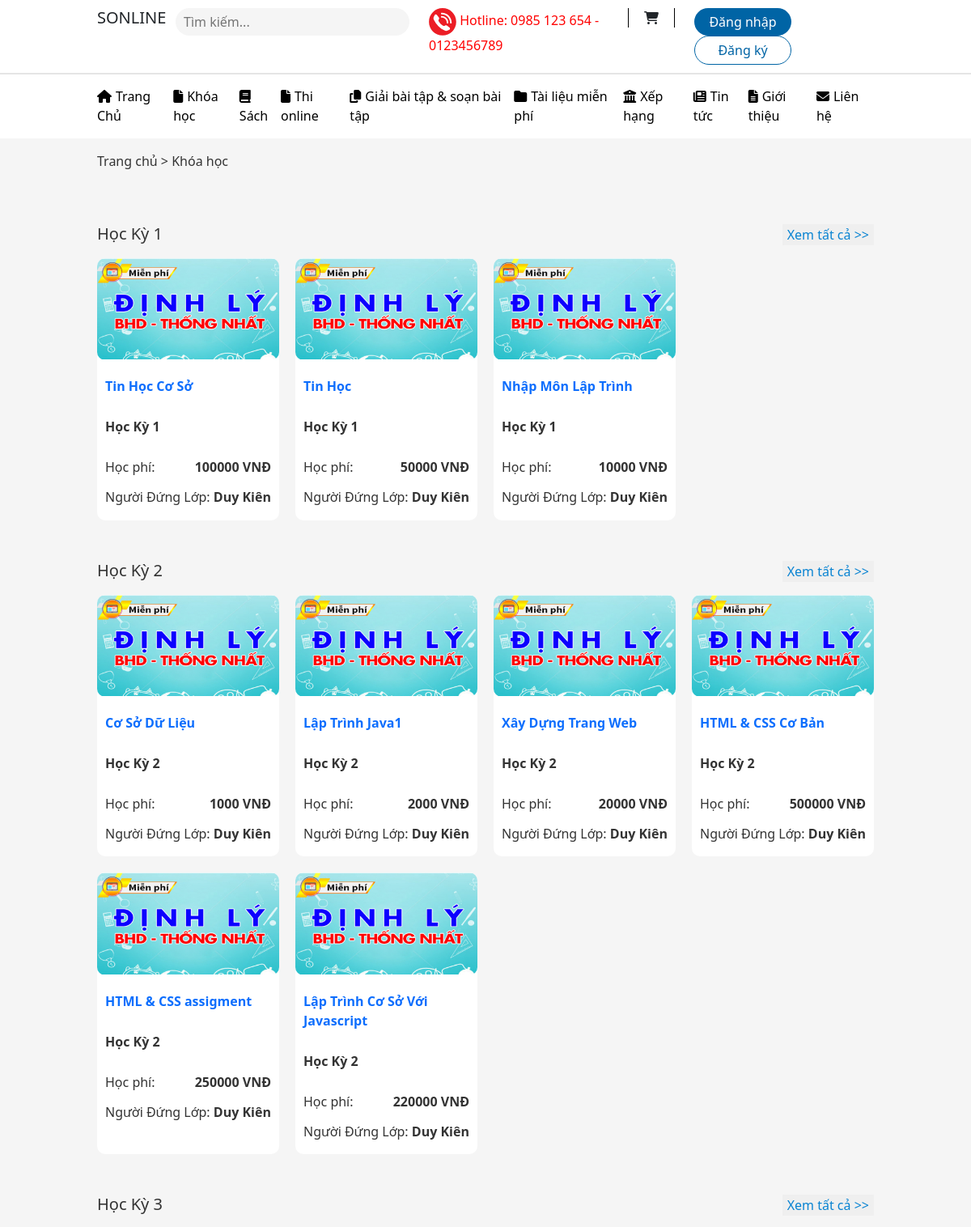
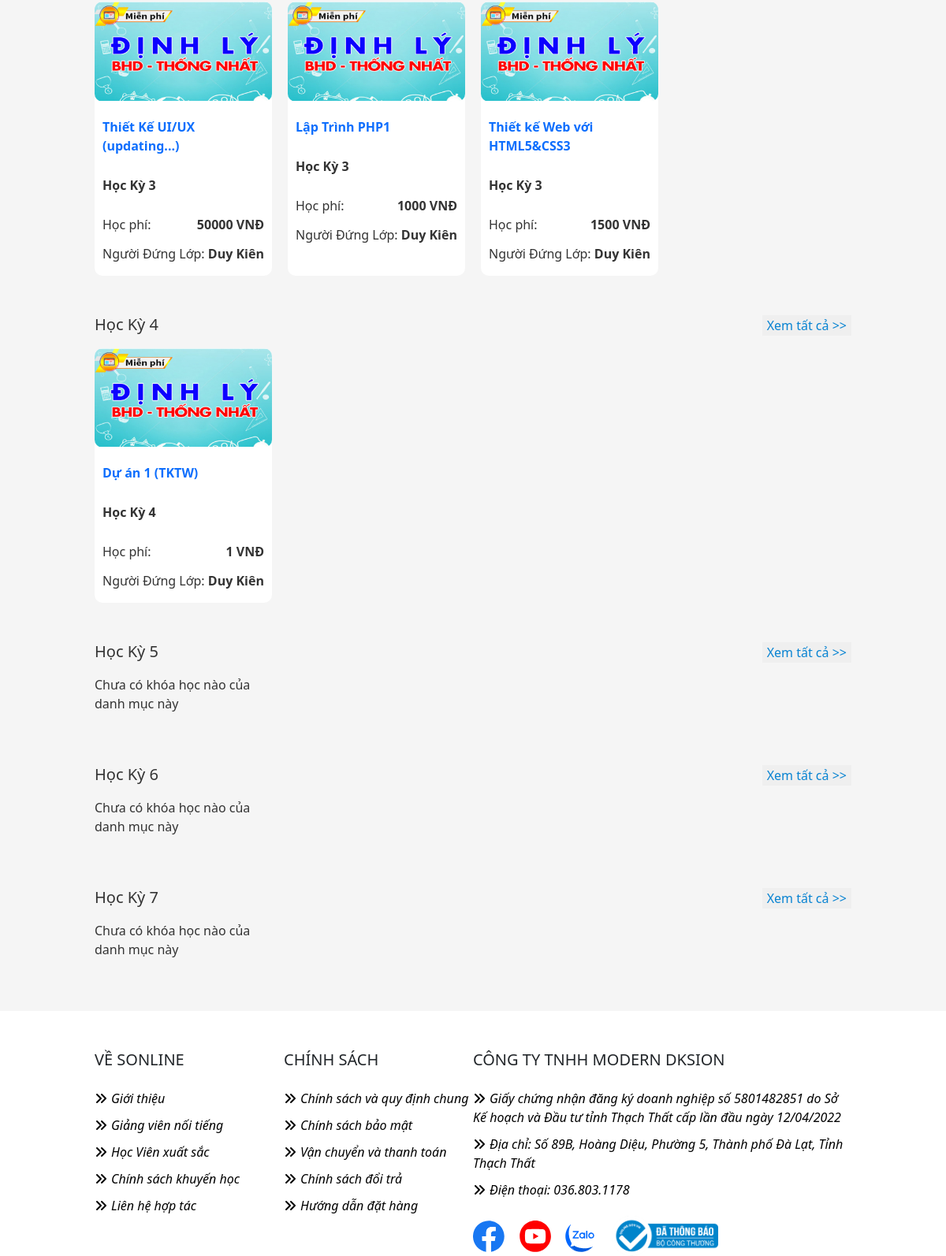
Page /?module=course&action=lists on the committed database (2 pictures, top to bottom).
### tables this page shows
CREATE TABLE `course_category` (
  `id` int(11) NOT NULL,
  `title` varchar(100) NOT NULL,
  `user_id` int(11) NOT NULL,
  `create_at` timestamp NOT NULL DEFAULT current_timestamp() ON UPDATE current_timestamp(),
  `update_at` timestamp NOT NULL DEFAULT current_timestamp()
);

CREATE TABLE `course` (
  `id` int(11) NOT NULL,
  `title` varchar(200) DEFAULT NULL,
  `cate_id` int(11) DEFAULT NULL,
  `thumbnail` varchar(255) DEFAULT NULL,
  `price` float DEFAULT NULL,
  `teacher_id` int(11) DEFAULT NULL,
  `create_at` timestamp NULL DEFAULT NULL,
  `update_at` timestamp NULL DEFAULT NULL
);

CREATE TABLE `teacher` (
  `id` int(11) NOT NULL,
  `fullname` varchar(100) DEFAULT NULL,
  `email` varchar(100) DEFAULT NULL,
  `phone` varchar(20) DEFAULT NULL,
  `exp` int(11) DEFAULT NULL,
  `password` varchar(100) DEFAULT NULL,
  `group_id` int(11) DEFAULT NULL,
  `create_at` timestamp NULL DEFAULT NULL,
  `update_at` timestamp NULL DEFAULT NULL
);

### core/helpers.php (called while the page is built, shortened)
<?php
function viewClient($data = [], $action = '')
{
    $module = 'home';
    $action = 'home';
    if (!empty($_GET['module'])) {
        $module = $_GET['module'];
    }
    if (!empty($_GET['action'])) {
        $action = $_GET['action'];
    }
    require_once './clients/' . $module . '/views/' . $action . '.php';
}

### clients/course/controller/lists.php (called while the page is built, shortened)
<?php
$course_category = getAllCate();
$course = [];
if (!empty($course_category)) {
    foreach ($course_category as $key => $item) {
        $course[$key] = getAllCourseId($item['id']);
    }
}
$course = array_filter($course);
$data = [
    'course_category' => getAllCate(),
    'course_detail' => $course,
];
viewClient($data);

### core/database.php (called while the page is built, shortened)
<?php
function query($sql, $data = [], $statementStatus = false)
{
    global $conn;
    $query = false;
    try {
        $statement = $conn->prepare($sql);
        if (empty($data)) {
            $query = $statement->execute();
        } else {
            $query = $statement->execute($data);
        }
    } catch (Exception $exception) {
        echo $exception->getMessage() . '<br/>';
        echo $exception->getFile() . ' - ' . $exception->getLine();
        die();
    }
    if ($statementStatus && $query) {
        return $statement;
    }
    return $query;
}
function getRaw($sql)
{
    $statement = query($sql, [], true);
    if (is_object($statement)) {
        $dataFetch = $statement->fetchAll(PDO::FETCH_ASSOC);
        return $dataFetch;
    }
    return false;
}

### clients/course/model/course.php (called while the page is built, shortened)
<?php
function getAllCate()
{
    $sql = "SELECT * FROM course_category";
    $data = getRaw($sql);
    return $data;
}
function getAllCourseId($id)
{
    $sql = "SELECT course.*, fullname, course_category.title as cate_name FROM course INNER JOIN teacher ON teacher.id=course.teacher_id INNER JOIN course_category ON course_category.id=course.cate_id WHERE course.cate_id = '$id' ORDER BY course.cate_id DESC";
    $data = getRaw($sql);
    return $data;
}

### clients/course/views/lists.php (the view, shortened to what this page needs)
<p class="py-3">Trang chủ > Khóa học</p>
<div>
    <?php if (!empty($data['course_category'])) :
        foreach ($data['course_category'] as $key => $value) :
    ?>
    <div class="title__text">
        <h4 class="text-left reset"><?php echo $value['title'] ?></h4>
        <a href="#"><button class="title__button">Xem tất cả >></button></a>
    </div>
    <div class="course">
        <?php if (!empty($data['course_detail'][$key])) :
                    foreach ($data['course_detail'][$key] as $item) : ?>
        <div class="course__content">
            <a href="?module=course&action=detail&course_id=<?php echo $item['id'] ?>"> <img
                    src="<?php echo _WEB_HOST_TEMPLATE ?>/images/course1.jpg" alt=""></a>
            <div class="course__padding">
                <a href="?module=course&action=detail&course_id=<?php echo $item['id'] ?>">
                    <p><b><?php echo $item['title'] ?></b></p>
                </a>
                <p><b><?php echo $value['title'] ?></b></p>
                <div class="course__item">
                    <p>Học phí:</p>
                    <b class="course__price"><?php echo $item['price'] ?> VNĐ</b>
                </div>
                <h6>Người Đứng Lớp: <b><?php echo $item['fullname'] ?></b></h6>
            </div>
        </div>
        <?php endforeach;
                else : ?>
        <p>Chưa có khóa học nào của danh mục này</p>
        <?php
                endif; ?>
    </div>
    <?php endforeach;
    endif; ?>
</div>
</div>

### public/assets/clients/templates/header.php (shortened to what this page needs)
<!DOCTYPE html>
<html lang="en">
<head>
    <link rel="stylesheet" href="<?php echo _WEB_HOST_TEMPLATE ?>/css/bootstrap.min.css">
    <link rel="stylesheet" href="https://cdnjs.cloudflare.com/ajax/libs/font-awesome/6.4.2/css/all.min.css" />
    <link rel="stylesheet" href="<?php echo _WEB_HOST_TEMPLATE ?>/css/login.css?ver=<?php echo rand() ?>">
    <link rel="stylesheet" href="<?php echo _WEB_HOST_TEMPLATE ?>/css/course.css?ver=<?php echo rand() ?>">
    <link rel="stylesheet" href="<?php echo _WEB_HOST_TEMPLATE ?>/css/style.css?ver=<?php echo rand() ?>">
</head>
<body>
    <header>
        <div class="row">
            <div class="col-1">
                <div class="header__logo">
                    <h4 style="padding: 0;">SONLINE</h4>
                </div>
            </div>
            <div class="col-4">
                <div class="header__search">
                    <input type="search" placeholder="Tìm kiếm..." class="header__input">
                </div>
            </div>
            <div class="col-3">
                <div class="header__hotline">
                    <img src="<?php echo _WEB_HOST_TEMPLATE ?>/images/phone.svg" alt="">
                    <span class="hotline__span">Hotline: 0985 123 654 - 0123456789</span>
                </div>
            </div>
            <div class="col-1">
                <div class="header__cart">
                    <i class="fa fa-shopping-cart"></i>
                </div>
            </div>
            <div class="col-3">
                <?php if (empty($_SESSION["login"]) && empty($_SESSION['login_teacher'])) : ?>
                <div class="header__button">
                    <a href="?module=member&action=login"><button class="header__login">Đăng nhập</button></a>
                    <a href="?module=member&action=register"><button class="header__register">Đăng ký</button></a>
                </div>
                <?php else :  ?>
                <p class="d-flex justify-content-end"><a href="?module=member&action=logout"><button
                            class="btn btn-warning btn-sm">Đăng
                            xuất</button></a></p>
                <?php endif ?>
            </div>
        </div>
    </header>
    <div class="line"></div>
    <nav class="menu">
        <ul>
            <li><a href="?module=home&action=home"><i class="fa fa-home"></i>Trang Chủ</a></li>
            <li><a href="?module=course&action=lists"><i class="fa fa-file"></i>Khóa học</a></li>
            <li><a href="?module=book&action=lists"><i class="fa fa-book"></i>Sách</a></li>
            <li><a href="?module=exam_online&action=lists"><i class="fa fa-file"></i>Thi online</a></li>
            <li><a href="?module=exercise&action=lists"><i class="fa fa-copy"></i>Giải bài tập & soạn bài tập</a></li>
            <li><a href="?module=document&action=lists"><i class="fa fa-folder"></i>Tài liệu miễn phí</a></li>
            <li><a href="?module=ranking&action=lists"><i class="fa fa-university"></i>Xếp hạng</a></li>
            <li><a href="?module=news&action=lists"><i class="fa fa-newspaper"></i>Tin tức</a></li>
            <li><a href="?module=aboutus&action=introduce"><i class="fa fa-file-alt"></i>Giới thiệu</a></li>
            <li><a href="?module=contacts&action=contact"><i class="fa fa-envelope"></i>Liên hệ</a></li>
        </ul>
    </nav>
    <main>
        <div class="main">

### index.php (shortened to what this page needs)
<?php
require_once './configs/database.php';
require_once './core/connection.php';
require_once './core/database.php';
require_once './core/helpers.php';
require_once './public/assets/clients/templates/header.php';
$module = _MODULE_DEFAULT;
$action = _ACTION_DEFAULT;
if (!empty($_GET['module'])) {
    $module = $_GET['module'];
}
if (!empty($_GET['action'])) {
    $action = $_GET['action'];
}
$path = 'clients/' . $module . '/controller/' . $action . '.php';
if (file_exists($path)) {
    require_once $path;
} else {
    require_once 'app/errors/404.php';
}
require_once './public/assets/clients/templates/footer.php';

### public/assets/clients/templates/footer.php (shortened to what this page needs)
</main>
<div class="distance"></div>
<footer>
    <div class="footer__grid">
        <div class="footer__item footer__column1">
            <h5>VỀ SONLINE</h5>
            <ul>
                <li><a href="#"><i class="fa fa-angle-double-right"></i>Giới thiệu</a></li>
                <li><a href="#"><i class="fa fa-angle-double-right"></i>Giảng viên nối tiếng</a></li>
                <li><a href="#"><i class="fa fa-angle-double-right"></i>Học Viên xuất sắc</a></li>
                <li><a href="#"><i class="fa fa-angle-double-right"></i>Chính sách khuyến học</a></li>
                <li><a href="#"><i class="fa fa-angle-double-right"></i>Liên hệ hợp tác</a></li>
            </ul>
        </div>
        <div class="footer__item footer__column2">
            <h5>CHÍNH SÁCH</h5>
            <ul>
                <li><a href="#"><i class="fa fa-angle-double-right"></i>Chính sách và quy định chung</a></li>
                <li><a href="#"><i class="fa fa-angle-double-right"></i>Chính sách bảo mật</a></li>
                <li><a href="#"><i class="fa fa-angle-double-right"></i>Vận chuyển và thanh toán</a></li>
                <li><a href="#"><i class="fa fa-angle-double-right"></i>Chính sách đổi trả</a></li>
                <li><a href="#"><i class="fa fa-angle-double-right"></i>Hướng dẫn đặt hàng</a></li>
            </ul>
        </div>
        <div class="footer__item footer__column3">
            <h5>CÔNG TY TNHH MODERN DKSION</h5>
            <ul>
                <li><a href="#"><i class="fa fa-angle-double-right"></i>Giấy chứng nhận đăng ký doanh nghiệp số
                        5801482851 do
                        Sở Kế hoạch và Đầu tư tỉnh Thạch
                        Thất cấp lần đầu ngày 12/04/2022</a></li>
                <li><a href="#"><i class="fa fa-angle-double-right"></i>Địa chỉ: Số 89B, Hoàng Diệu, Phường 5, Thành phố
                        Đà
                        Lạt, Tỉnh Thạch Thất</a></li>
                <li><a href="#"><i class="fa fa-angle-double-right"></i>Điện thoại: 036.803.1178</a></li>
            </ul>
            <div class="footer__image">
                <img src="<?php echo _WEB_HOST_TEMPLATE ?>/images/fb.svg" alt="">
                <img src="<?php echo _WEB_HOST_TEMPLATE ?>/images/yt.svg" alt="">
                <img src="<?php echo _WEB_HOST_TEMPLATE ?>/images/gm.svg" alt="">
                <img src="<?php echo _WEB_HOST_TEMPLATE ?>/images/logoSaleNoti.png" alt="">
            </div>
        </div>
    </div>
</footer>
</body>
</html>

### public/assets/clients/css/course.css (style rules this page uses)
.reset { margin-top: 0 !important; padding: 0 !important; }
.text-left { text-align: left !important; }
.title__text { display: flex; justify-content: space-between; margin-top: 50px; margin-bottom: 10px; }
.title__button { border: none; color: #0883D2; }
.course { display: grid; grid-template-columns: 1fr 1fr 1fr 1fr; gap: 20px; }
.course__content { background-color: white; border-radius: 10px; }
.course__content img { width: 100%; border-radius: 10px; }
.course__content p:first-of-type { padding-top: 10px; }
.course__item { display: flex; justify-content: space-between; }
.course__padding { padding: 10px; }
.course__padding a { text-decoration: none; }

### public/assets/clients/css/style.css (style rules this page uses)
html,body { width: 100%; margin: 0 auto; }
.line { border: 1px solid #e5e5e5; width: 100%; }
h4 { font-size: 20px; text-align: center; padding: 30px 0 10px 0; }
.text-left { text-align: left !important; }
.distance { background-color: #f5f5f5; height: 50px; }
header { padding: 10px 0; width: 80%; margin: 0 auto; }
.header__input { width: 95%; border-radius: 20px; background-color: #f5f5f5; padding: 5px 10px; margin-left: 15px; border: none; }
.hotline__span { color: red; }
.header__cart { border-left: 1px solid black; text-align: center; border-right: 1px solid black; }
.header__login { background-color: #0064a5; color: white; border: none; padding: 5px 0; border-radius: 40px; width: 120px; }
.header__register { background-color: white; color: #0064a5; border: 1px solid #0064a5; padding: 5px 0; border-radius: 40px; width: 120px; }
.menu { width: 80%; margin: 0 auto; }
.menu ul { display: flex; justify-content: space-between; padding: 0; }
.menu ul li { list-style: none; padding-top: 15px; }
.menu ul li a { color: black; text-decoration: none; }
.menu ul li i { margin-right: 5px; }
main { background-color: #f5f5f5; color: #333; }
.main { width: 80%; margin: 0 auto; }
footer { background-color: white; margin-top: 50px; }
.footer__grid { width: 80%; margin: 0 auto; display: grid; grid-template-columns: 1fr 1fr 1fr 1fr; }
.footer__grid h5 { margin-bottom: 20px; }
.footer__item { font-size: 14px; }
.footer__item ul { list-style: none; padding: 0; }
.footer__item ul li { padding: 5px 0; }
.footer__item ul li a { color: black; text-decoration: none; font-size: 16px; font-style: italic; font-weight: light; }
.footer__item ul li i { padding-right: 5px; }
.footer__column3 { grid-column: 3 / span 2; }
.footer__image img:last-child { width: 150px; }
.footer__image img { padding-right: 15px; }
.course__price { padding-top: 10px; }

### rows in the picture
course_category: title "Học Kỳ 1"
course: title "Tin Học Cơ Sở", cate.title "Học Kỳ 1", price "100000", teacher.fullname "Duy Kiên"
course: title "Tin Học", cate.title "Học Kỳ 1", price "50000", teacher.fullname "Duy Kiên"
course: title "Nhập Môn Lập Trình", cate.title "Học Kỳ 1", price "10000", teacher.fullname "Duy Kiên"
course_category: title "Học Kỳ 2"
course: title "Cơ Sở Dữ Liệu", cate.title "Học Kỳ 2", price "1000", teacher.fullname "Duy Kiên"
course: title "Lập Trình Java1", cate.title "Học Kỳ 2", price "2000", teacher.fullname "Duy Kiên"
course: title "Xây Dựng Trang Web", cate.title "Học Kỳ 2", price "20000", teacher.fullname "Duy Kiên"
course: title "HTML & CSS Cơ Bản", cate.title "Học Kỳ 2", price "500000", teacher.fullname "Duy Kiên"
course: title "HTML & CSS assigment", cate.title "Học Kỳ 2", price "250000", teacher.fullname "Duy Kiên"
course: title "Lập Trình Cơ Sở Với Javascript", cate.title "Học Kỳ 2", price "220000", teacher.fullname "Duy Kiên"
course_category: title "Học Kỳ 3"
course: title "Thiết Kế UI/UX (updating...)", cate.title "Học Kỳ 3", price "50000", teacher.fullname "Duy Kiên"
course: title "Lập Trình PHP1", cate.title "Học Kỳ 3", price "1000", teacher.fullname "Duy Kiên"
course: title "Thiết kế Web với HTML5&CSS3", cate.title "Học Kỳ 3", price "1500", teacher.fullname "Duy Kiên"
course_category: title "Học Kỳ 4"
course: title "Dự án 1 (TKTW)", cate.title "Học Kỳ 4", price "1", teacher.fullname "Duy Kiên"
course_category: title "Học Kỳ 5", shows "Chưa có khóa học nào của danh mục này"
course_category: title "Học Kỳ 6", shows "Chưa có khóa học nào của danh mục này"
course_category: title "Học Kỳ 7", shows "Chưa có khóa học nào của danh mục này"
